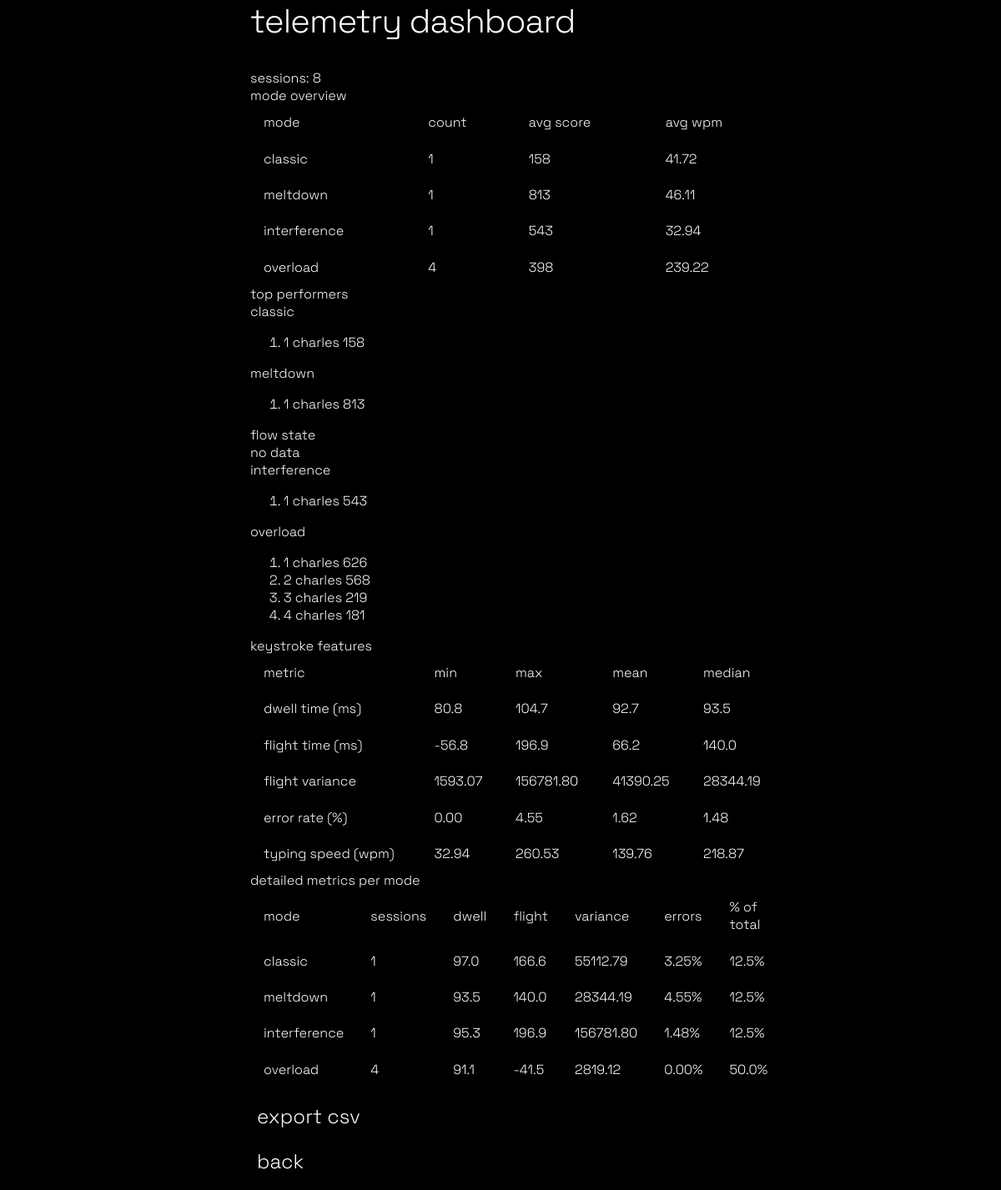
The app's page /admin/dashboard with its own data.
### models.py (models this page shows)
class TelemetryData(db.Model):
    id = db.Column(db.Integer, primary_key=True)
    player_name = db.Column(db.String(50))
    game_mode = db.Column(db.String(20))
    score = db.Column(db.Integer)
    avg_dwell_time = db.Column(db.Float)
    avg_flight_time = db.Column(db.Float)
    flight_time_variance = db.Column(db.Float)
    error_correction_rate = db.Column(db.Float)
    typing_speed_wpm = db.Column(db.Float)
    pause_frequency = db.Column(db.Integer)
    session_length = db.Column(db.Float)
    total_keystrokes = db.Column(db.Integer)
    created_at = db.Column(db.DateTime, default=datetime.utcnow)

### app.py (the view)
@app.route('/admin/dashboard', methods=['GET'])
def admin_dashboard():
    all_telemetry = TelemetryData.query.all()
    if not all_telemetry:
        return render_template('dashboard.html',
                             stats={},
                             mode_stats={},
                             total_sessions=0,
                             feature_stats={})
    total_sessions = len(all_telemetry)
    mode_stats = {}
    for mode in ['Classic', 'Meltdown', 'Flow State', 'Interference', 'Overload']:
        mode_data = [t for t in all_telemetry if t.game_mode == mode]
        if mode_data:
            mode_stats[mode] = {
                'count': len(mode_data),
                'avg_score': sum(t.score for t in mode_data) / len(mode_data),
                'avg_wpm': sum(t.typing_speed_wpm for t in mode_data) / len(mode_data),
                'avg_dwell_time': sum(t.avg_dwell_time for t in mode_data) / len(mode_data),
                'avg_flight_time': sum(t.avg_flight_time for t in mode_data) / len(mode_data),
                'avg_flight_variance': sum(t.flight_time_variance for t in mode_data) / len(mode_data),
                'avg_error_rate': sum(t.error_correction_rate for t in mode_data) / len(mode_data),
                'percentage': (len(mode_data) / total_sessions) * 100
            }
    feature_stats = {
        'dwell_times': [t.avg_dwell_time for t in all_telemetry if t.avg_dwell_time is not None],
        'flight_times': [t.avg_flight_time for t in all_telemetry if t.avg_flight_time is not None],
        'flight_variances': [t.flight_time_variance for t in all_telemetry if t.flight_time_variance is not None],
        'error_rates': [t.error_correction_rate for t in all_telemetry if t.error_correction_rate is not None],
        'typing_speeds': [t.typing_speed_wpm for t in all_telemetry if t.typing_speed_wpm is not None]
    }
    def calc_stats(values):
        if not values:
            return {'min': 0, 'max': 0, 'mean': 0, 'median': 0}
        values = sorted(values)
        n = len(values)
        return {
            'min': min(values),
            'max': max(values),
            'mean': sum(values) / n,
            'median': values[n // 2]
        }
    feature_summary = {
        'dwell_times': calc_stats(feature_stats['dwell_times']),
        'flight_times': calc_stats(feature_stats['flight_times']),
        'flight_variances': calc_stats(feature_stats['flight_variances']),
        'error_rates': calc_stats(feature_stats['error_rates']),
        'typing_speeds': calc_stats(feature_stats['typing_speeds'])
    }
    top_players = {}
    for mode in ['Classic', 'Meltdown', 'Flow State', 'Interference', 'Overload']:
        mode_data = sorted([t for t in all_telemetry if t.game_mode == mode],
                          key=lambda x: x.score, reverse=True)[:5]
        top_players[mode] = [(t.player_name, t.score) for t in mode_data]
    return render_template('dashboard.html',
                         stats=mode_stats,
                         feature_stats=feature_summary,
                         feature_counts=feature_stats,
                         total_sessions=total_sessions,
                         top_players=top_players)

### templates/dashboard.html (shortened to what this page needs)
{% extends "base.html" %}
{% block content %}
<div class="dashboard-layout">
    <div class="menu-title">telemetry dashboard</div>
    <div class="dashboard-header">
        <div class="meta-item">sessions: <span class="meta-value">{{ total_sessions }}</span></div>
    </div>
    <div class="dashboard-grid">
        <div class="dashboard-column">
            <div class="section-header">
                <div class="section-title">mode overview</div>
            </div>
            <div class="responsive-table dashboard-table">
                <table>
                    <thead>
                        <tr>
                            <th>mode</th>
                            <th>count</th>
                            <th>avg score</th>
                            <th>avg wpm</th>
                        </tr>
                    </thead>
                    <tbody>
                        {% for mode, data in stats.items() %}
                        <tr>
                            <td>{{ mode }}</td>
                            <td>{{ data.count }}</td>
                            <td>{{ "%.0f"|format(data.avg_score) }}</td>
                            <td>{{ "%.2f"|format(data.avg_wpm) }}</td>
                        </tr>
                        {% endfor %}
                    </tbody>
                </table>
            </div>
        </div>
        <div class="dashboard-column">
            <div class="section-header">
                <div class="section-title">top performers</div>
            </div>
            <div class="top-players-list">
                {% for mode, players in top_players.items() %}
                <div class="player-mode-group">
                    <div class="mode-label">{{ mode }}</div>
                    {% if players %}
                    <ol class="players-ol">
                        {% for name, score in players %}
                        <li class="player-row">
                            <span class="player-rank">{{ loop.index }}</span>
                            <span class="player-name">{{ name }}</span>
                            <span class="player-score">{{ score }}</span>
                        </li>
                        {% endfor %}
                    </ol>
                    {% else %}
                    <div class="no-data">no data</div>
                    {% endif %}
                </div>
                {% endfor %}
            </div>
        </div>
    </div>
    <div class="dashboard-section full-width">
        <div class="section-header">
            <div class="section-title">keystroke features</div>
        </div>
        <div class="responsive-table dashboard-table">
            <table>
                <thead>
                    <tr>
                        <th>metric</th>
                        <th>min</th>
                        <th>max</th>
                        <th>mean</th>
                        <th>median</th>
                    </tr>
                </thead>
                <tbody>
                    <tr>
                        <td>dwell time (ms)</td>
                        <td>{{ "%.1f"|format(feature_stats.dwell_times.min) }}</td>
                        <td>{{ "%.1f"|format(feature_stats.dwell_times.max) }}</td>
                        <td>{{ "%.1f"|format(feature_stats.dwell_times.mean) }}</td>
                        <td>{{ "%.1f"|format(feature_stats.dwell_times.median) }}</td>
                    </tr>
                    <tr>
                        <td>flight time (ms)</td>
                        <td>{{ "%.1f"|format(feature_stats.flight_times.min) }}</td>
                        <td>{{ "%.1f"|format(feature_stats.flight_times.max) }}</td>
                        <td>{{ "%.1f"|format(feature_stats.flight_times.mean) }}</td>
                        <td>{{ "%.1f"|format(feature_stats.flight_times.median) }}</td>
                    </tr>
                    <tr>
                        <td>flight variance</td>
                        <td>{{ "%.2f"|format(feature_stats.flight_variances.min) }}</td>
                        <td>{{ "%.2f"|format(feature_stats.flight_variances.max) }}</td>
                        <td>{{ "%.2f"|format(feature_stats.flight_variances.mean) }}</td>
                        <td>{{ "%.2f"|format(feature_stats.flight_variances.median) }}</td>
                    </tr>
                    <tr>
                        <td>error rate (%)</td>
                        <td>{{ "%.2f"|format(feature_stats.error_rates.min * 100) }}</td>
                        <td>{{ "%.2f"|format(feature_stats.error_rates.max * 100) }}</td>
                        <td>{{ "%.2f"|format(feature_stats.error_rates.mean * 100) }}</td>
                        <td>{{ "%.2f"|format(feature_stats.error_rates.median * 100) }}</td>
                    </tr>
                    <tr>
                        <td>typing speed (wpm)</td>
                        <td>{{ "%.2f"|format(feature_stats.typing_speeds.min) }}</td>
                        <td>{{ "%.2f"|format(feature_stats.typing_speeds.max) }}</td>
                        <td>{{ "%.2f"|format(feature_stats.typing_speeds.mean) }}</td>
                        <td>{{ "%.2f"|format(feature_stats.typing_speeds.median) }}</td>
                    </tr>
                </tbody>
            </table>
        </div>
    </div>
    <div class="dashboard-section full-width">
        <div class="section-header">
            <div class="section-title">detailed metrics per mode</div>
        </div>
        <div class="responsive-table dashboard-table">
            <table>
                <thead>
                    <tr>
                        <th>mode</th>
                        <th>sessions</th>
                        <th>dwell</th>
                        <th>flight</th>
                        <th>variance</th>
                        <th>errors</th>
                        <th>% of total</th>
                    </tr>
                </thead>
                <tbody>
                    {% for mode, data in stats.items() %}
                    <tr>
                        <td>{{ mode }}</td>
                        <td>{{ data.count }}</td>
                        <td>{{ "%.1f"|format(data.avg_dwell_time) }}</td>
                        <td>{{ "%.1f"|format(data.avg_flight_time) }}</td>
                        <td>{{ "%.2f"|format(data.avg_flight_variance) }}</td>
                        <td>{{ "%.2f"|format(data.avg_error_rate * 100) }}%</td>
                        <td>{{ "%.1f"|format(data.percentage) }}%</td>
                    </tr>
                    {% endfor %}
                </tbody>
            </table>
        </div>
    </div>
    <div class="dashboard-actions">
        <a class="menu-link" href="{{ url_for('admin_export_data') }}">export csv</a>
        <a class="menu-link" href="{{ url_for('menu') }}">back</a>
    </div>
</div>
{% endblock %}

### static/styles.css (style rules this page uses)
body { background: #000; color: #fff; font-family: 'Space Grotesk', 'Fira Mono', 'Consolas', 'Menlo', monospace; min-height: 100vh; margin: 0; height: 100vh; width: 100vw; overflow-x: hidden; font-weight: 300; text-transform: lowercase; }
.menu-title { font-size: 2.5rem; font-weight: 300; margin-bottom: 2rem; letter-spacing: -1px; text-align: left; color: #fff; font-family: 'Space Grotesk', sans-serif; text-transform: lowercase; }
.menu-link { display: block; color: #333; background: none; border: none; font-size: 1.5rem; font-family: 'Space Grotesk', sans-serif; margin: 1rem 0; text-align: left; cursor: pointer; text-decoration: none; outline: none; border-radius: 4px; padding: 0.2rem 0.5rem; transition: color 0.2s; font-weight: 300; text-transform: lowercase; }
.menu-link, .menu-link:visited { color: #fff; }
a, .link-btn { color: #fff; text-decoration: none; cursor: pointer; font-size: 1.1rem; margin: 0.5rem 0; background: none; border: none; padding: 0; font-family: 'Space Grotesk', sans-serif; text-align: left; font-weight: 300; text-transform: lowercase; }
th, td { border: none !important; padding: 0.7rem 1rem !important; text-align: left; color: #fff; background: none; font-family: 'Space Grotesk', sans-serif; font-weight: 300; text-transform: lowercase; }
::placeholder { color: #aaa; }
.responsive-table { width: 100%; }
.responsive-table table { width: 100%; border-collapse: collapse; }

### records on screen
TelemetryData: game_mode "classic", count "1", avg_score "158", avg_wpm "41.72", player_name "charles", score "158", avg_dwell_time "97.0", avg_flight_time "166.6", avg_flight_variance "55112.79", avg_error_rate "3.25", percentage "12.5"
TelemetryData: game_mode "meltdown", count "1", avg_score "813", avg_wpm "46.11", player_name "charles", score "813", dwell_times.median "93.5", flight_times.median "140.0", flight_variances.median "28344.19", feature_stats.error_rates.max*100 "4.55", avg_dwell_time "93.5", avg_flight_time "140.0", avg_flight_variance "28344.19", avg_error_rate "4.55", percentage "12.5"
TelemetryData: game_mode "interference", count "1", avg_score "543", avg_wpm "32.94", player_name "charles", score "543", flight_times.max "196.9", flight_variances.max "156781.80", feature_stats.error_rates.median*100 "1.48", typing_speeds.min "32.94", avg_dwell_time "95.3", avg_flight_time "196.9", avg_flight_variance "156781.80", avg_error_rate "1.48", percentage "12.5"
TelemetryData: player_name "charles", score "626", dwell_times.max "104.7", flight_times.min "-56.8"
TelemetryData: player_name "charles", score "568"
TelemetryData: player_name "charles", score "219", dwell_times.min "80.8", flight_variances.min "1593.07", feature_stats.error_rates.min*100 "0.00", typing_speeds.max "260.53"
TelemetryData: player_name "charles", score "181", typing_speeds.median "218.87"

### other values on screen
{{ total_sessions }} "8"
{{ mode }} "overload"
{{ data.count }} "4"
{{ "%.0f"|format(data.avg_score) }} "398"
{{ "%.2f"|format(data.avg_wpm) }} "239.22"
{{ mode }} "classic" "meltdown" "flow state" "interference" "overload"
{{ "%.1f"|format(feature_stats.dwell_times.mean) }} "92.7"
{{ "%.1f"|format(feature_stats.flight_times.mean) }} "66.2"
{{ "%.2f"|format(feature_stats.flight_variances.mean) }} "41390.25"
{{ "%.2f"|format(feature_stats.error_rates.mean * 100) }} "1.62"
{{ "%.2f"|format(feature_stats.typing_speeds.mean) }} "139.76"
{{ "%.1f"|format(data.avg_dwell_time) }} "91.1"
{{ "%.1f"|format(data.avg_flight_time) }} "-41.5"
{{ "%.2f"|format(data.avg_flight_variance) }} "2819.12"
{{ "%.2f"|format(data.avg_error_rate * 100) }} "0.00"
